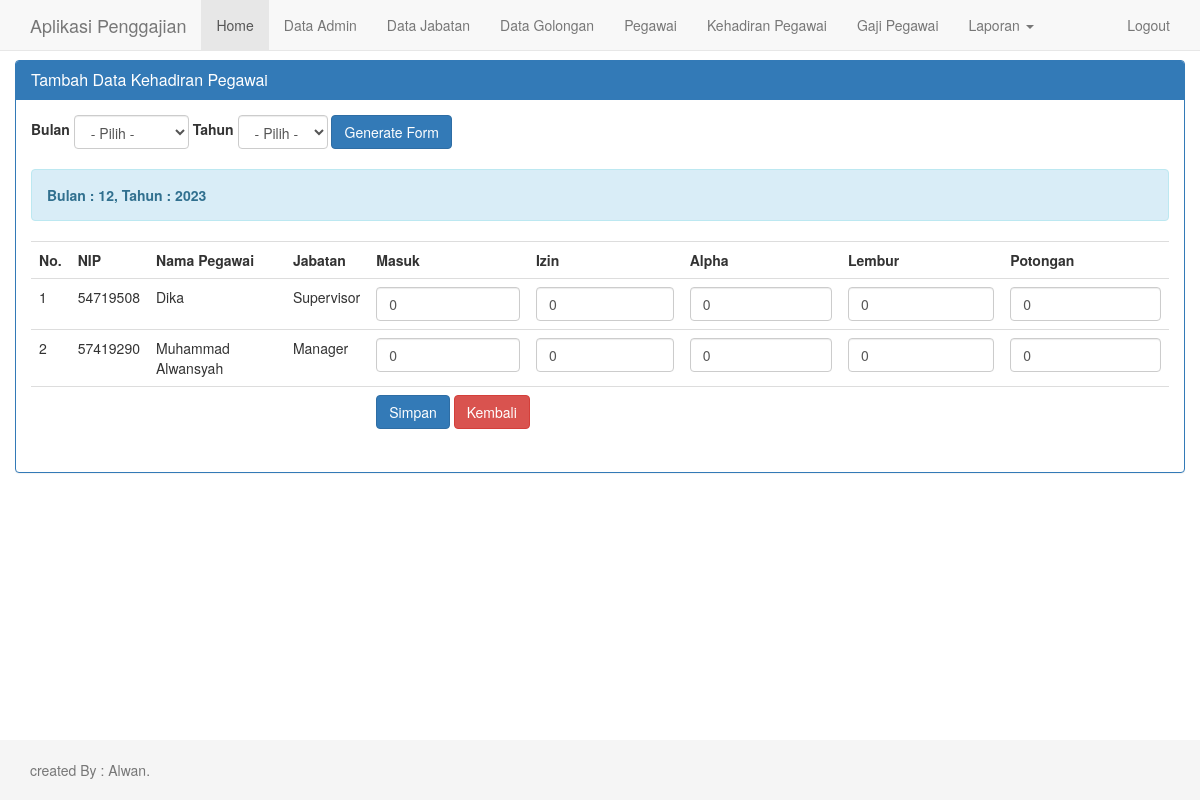
The page /data_kehadiran.php?view=tambah (signed in) on the database its author committed.
### tables this page shows
CREATE TABLE `pegawai` (
  `nip` varchar(20) NOT NULL,
  `nama_pegawai` varchar(40) NOT NULL,
  `kode_jabatan` varchar(3) NOT NULL,
  `kode_golongan` varchar(3) NOT NULL,
  `status` varchar(15) NOT NULL,
  `jumlah_anak` int(2) NOT NULL
);

CREATE TABLE `jabatan` (
  `kode_jabatan` varchar(3) NOT NULL,
  `nama_jabatan` varchar(40) NOT NULL,
  `gapok` int(10) NOT NULL,
  `tunjangan_jabatan` int(10) NOT NULL
);

### data_kehadiran.php (the view, shortened to what this page needs)
<?php include "header.php"; ?>
<div class="container">
    <?php
    $view = isset($_GET['view']) ? $_GET['view'] : null;
    switch ($view) {
    ?>
        <?php
        case "tambah";
        ?>
            <div class="row">
                <div class="panel panel-primary">
                    <div class="panel-heading">
                        <h3 class="panel-title">Tambah Data Kehadiran Pegawai</h3>
                    </div>
                    <div class="panel-body">
                        <form action="" class="form-inline" method="get">
                            <div class="form-group">
                                <label>Bulan</label>
                                <select name="bulan" class="form-control">
                                    <option value="">- Pilih -</option>
                                </select>
                            </div>
                            <div class="form-group">
                                <label>Tahun</label>
                                <select name="tahun" class="form-control">
                                    <option value="">- Pilih -</option>
                                </select>
                            </div>
                            <button type="submit" class="btn btn-primary">Generate Form</button>
                        </form>
                        <br>
                        <?php
                        if (isset($_GET['tahun']) && $_GET['tahun'] != '' && (isset($_GET['bulan']) && $_GET['bulan'] != '')) {
                            $bulan = $_GET['bulan'];
                            $tahun = $_GET['tahun'];
                            $bulantahun = $bulan . $tahun;
                        } else {
                            $bulan = date('m');
                            $tahun = date('Y');
                            $bulantahun = $bulan . $tahun;
                        }
                        ?>
                        <div class="alert alert-info">
                            <strong>Bulan : <?php echo $bulan; ?>, Tahun : <?php echo $tahun; ?></strong>
                        </div>
                        <form method="post" action="aksi_kehadiran.php?act=insert">
                            <table class="table">
                                <tr>
                                    <th>No.</th>
                                    <th>NIP</th>
                                    <th>Nama Pegawai</th>
                                    <th>Jabatan</th>
                                    <th>Masuk</th>
                                    <th>Izin</th>
                                    <th>Alpha</th>
                                    <th>Lembur</th>
                                    <th>Potongan</th>
                                </tr>
                                <?php
                                $no = 1;
                                $query = mysqli_query($konek, "SELECT pegawai.*,jabatan.nama_jabatan FROM pegawai
                            INNER JOIN jabatan ON pegawai.kode_jabatan=jabatan.kode_jabatan
                            WHERE NOT EXISTS (SELECT * FROM master_gaji WHERE bulan='$bulantahun' AND pegawai.nip=master_gaji.nip)
                            ORDER BY pegawai.nip ASC");
                                $jmlPegawai = mysqli_num_rows($query);
                                while ($d = mysqli_fetch_array($query)) {
                                ?>
                                    <tr>
                                        <td><?php echo $no; ?></td>
                                        <td><?php echo $d['nip']; ?></td>
                                        <td><?php echo $d['nama_pegawai']; ?></td>
                                        <td><?php echo $d['nama_jabatan']; ?></td>
                                        <td>
                                            <input type="number" name="masuk[]" class="form-control" value="0" required />
                                        </td>
                                        <td>
                                            <input type="number" name="sakit[]" class="form-control" value="0" required />
                                        </td>
                                        <td>
                                            <input type="number" name="alpa[]" class="form-control" value="0" required />
                                        </td>
                                        <td>
                                            <input type="number" name="lembur[]" class="form-control" value="0" required />
                                        </td>
                                        <td>
                                            <input type="number" name="potongan[]" class="form-control" value="0" required />
                                        </td>
                                    </tr>
                                <?php
                                    $no++;
                                }
                                if ($jmlPegawai > 0) {
                                ?>
                                    <tr>
                                        <td colspan="4"></td>
                                        <td colspan="6">
                                            <input class="btn btn-primary" type="submit" value="Simpan">
                                            <a href="data_kehadiran.php" class="btn btn-danger">Kembali</a>
                                        </td>
                                    </tr>
                                <?php
                                }
                                ?>
                            </table>
                        </form>
                    </div>
                </div>
            </div>
    <?php
            break;
    }
    ?>
</div>
<?php include "footer.php"; ?>

### assets/style.css (style rules this page uses)
html { position: relative; min-height: 100%; }
body { margin-bottom: 60px; }
body > .container { padding: 60px 15px 0; }

### rows shown on the page
pegawai: nip "54719508", nama_pegawai "Dika", kode_jabatan.nama_jabatan "Supervisor"
pegawai: nip "57419290", nama_pegawai "Muhammad Alwansyah", kode_jabatan.nama_jabatan "Manager"

### other values the page prints
$bulan "12"
$tahun "2023"
